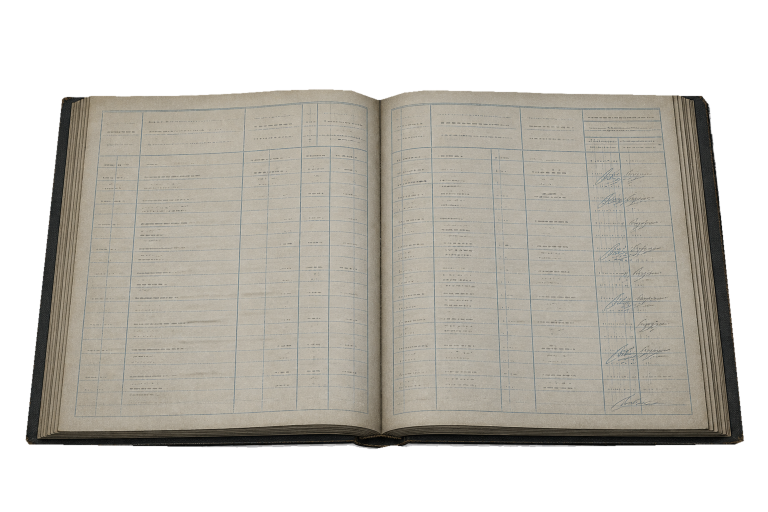
#> input picture image/edit_jobs/u4-court-archive-4115-v1/detail_master_transparent.png, 1535 x 1024 px (shown at 1/2 size)
$ python apply_exact_text.py
#> lines starting #> are read from the running program, lines starting #| are printed output that depends on the picture
from pathlib import Path
import hashlib
import json

from PIL import Image, ImageDraw, ImageFont


JOB = Path(__file__).resolve().parent
MASTER = JOB / "detail_master_transparent.png"
TEXT_LAYER = JOB / "detail_exact_text_layer.png"
OUTPUT = JOB / "detail_master_exact.png"
REPORT = JOB / "detail_exact_text_provenance.json"

REGULAR = ImageFont.truetype(r"C:\Windows\Fonts\cour.ttf", 17)
BOLD = ImageFont.truetype(r"C:\Windows\Fonts\courbd.ttf", 18)
TITLE = ImageFont.truetype(r"C:\Windows\Fonts\courbd.ttf", 22)
INK = (48, 58, 61, 205)

master = Image.open(MASTER).convert("RGBA")
#> master is the input picture: PIL image 1535x1024 RGBA; mean R, G, B, A 98.4, 95, 87.6, 155.9
layer = Image.new("RGBA", master.size, (0, 0, 0, 0))
#> layer: PIL image 1535x1024 RGBA; every value is 0
draw = ImageDraw.Draw(layer)

# Exact puzzle-bearing typography only. The generated raster master already
# owns the physical paper, binding, ruled table, wear, and clerk marks.
draw.text((198, 222), "COURT FILE REVIEW INDEX", font=TITLE, fill=INK)
draw.text((170, 268), "CASE NO.", font=BOLD, fill=INK)
draw.text((325, 268), "CHECKED OUT", font=BOLD, fill=INK)
draw.text((510, 268), "RETURNED", font=BOLD, fill=INK)
draw.text((645, 268), "CLERK", font=BOLD, fill=INK)

draw.text((185, 344), "SACRED HEART PROGRAM DISPUTES - 7", font=BOLD, fill=INK)
draw.text((185, 525), "SOUTH SIDE PROPERTY RULINGS - 3", font=BOLD, fill=INK)
draw.text((185, 690), "OLD COMPENSATION RULINGS - 7", font=BOLD, fill=INK)

draw.text((835, 224), "CONTINUED", font=TITLE, fill=INK)
draw.text((812, 268), "CASE NO.", font=BOLD, fill=INK)
draw.text((967, 268), "CHECKED OUT", font=BOLD, fill=INK)
draw.text((1152, 268), "RETURNED", font=BOLD, fill=INK)
draw.text((1287, 268), "CLERK", font=BOLD, fill=INK)

layer.save(TEXT_LAYER)
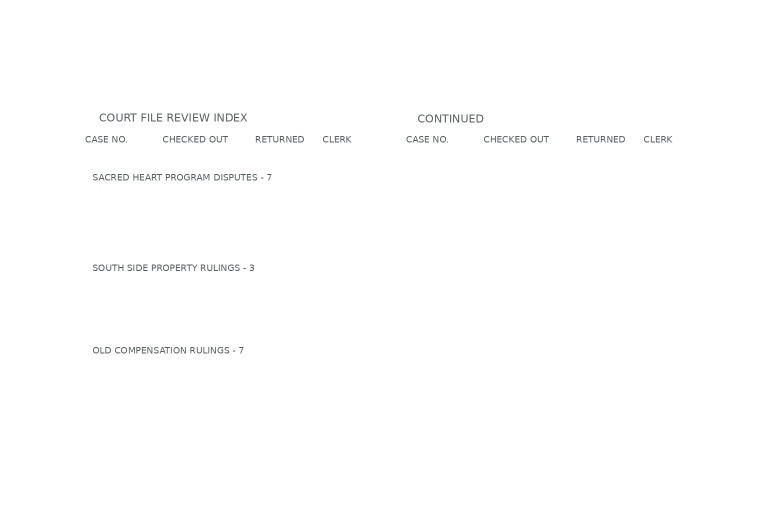
#> saved as detail_exact_text_layer.png: PIL image 1535x1024 RGBA (shown at 1/2 size); mean R, G, B, A 0.4, 0.5, 0.6, 1.3; transparent parts drawn white
Image.alpha_composite(master, layer).save(OUTPUT)
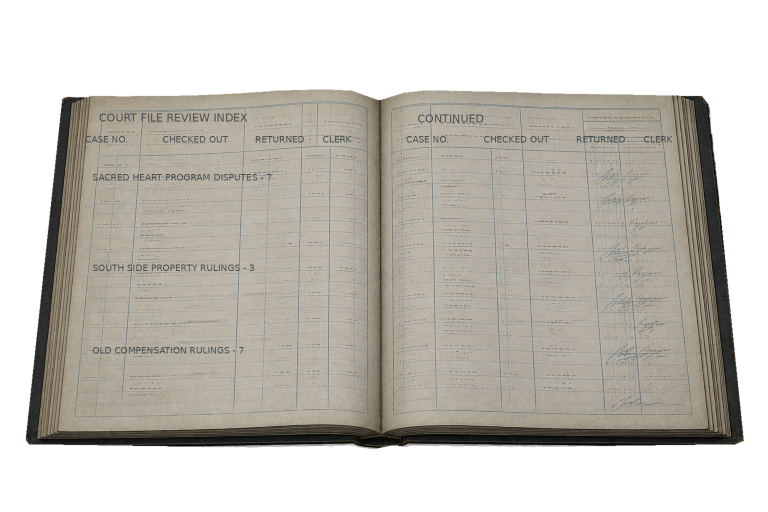
#> saved as detail_master_exact.png: PIL image 1535x1024 RGBA (shown at 1/2 size); mean R, G, B, A 97.7, 94.4, 87.2, 155.9; transparent parts drawn white


def sha256(path: Path) -> str:
    digest = hashlib.sha256()
    with path.open("rb") as handle:
        for chunk in iter(lambda: handle.read(1024 * 1024), b""):
            digest.update(chunk)
    return digest.hexdigest()


REPORT.write_text(
    json.dumps(
        {
            "version": 1,
            "method": "approved-exact-typography-layer-over-illustrated-raster-master",
            "semanticMaster": {"path": str(MASTER), "sha256": sha256(MASTER)},
            "exactTextLayer": {"path": str(TEXT_LAYER), "sha256": sha256(TEXT_LAYER)},
            "output": {"path": str(OUTPUT), "sha256": sha256(OUTPUT)},
            "fontSources": [
                r"C:\Windows\Fonts\cour.ttf",
                r"C:\Windows\Fonts\courbd.ttf",
            ],
            "spoilerExclusions": [
                "No signer identity",
                "No Harrison signature attribution",
                "No total box",
                "No case-detail conclusion",
            ],
        },
        ensure_ascii=False,
        indent=2,
    )
    + "\n",
    encoding="utf-8",
)

$ run again, with image/edit_jobs/u4-court-archive-4115-v1/SC4003_item_4115_big.png copied over image/edit_jobs/u4-court-archive-4115-v1/detail_master_transparent.png
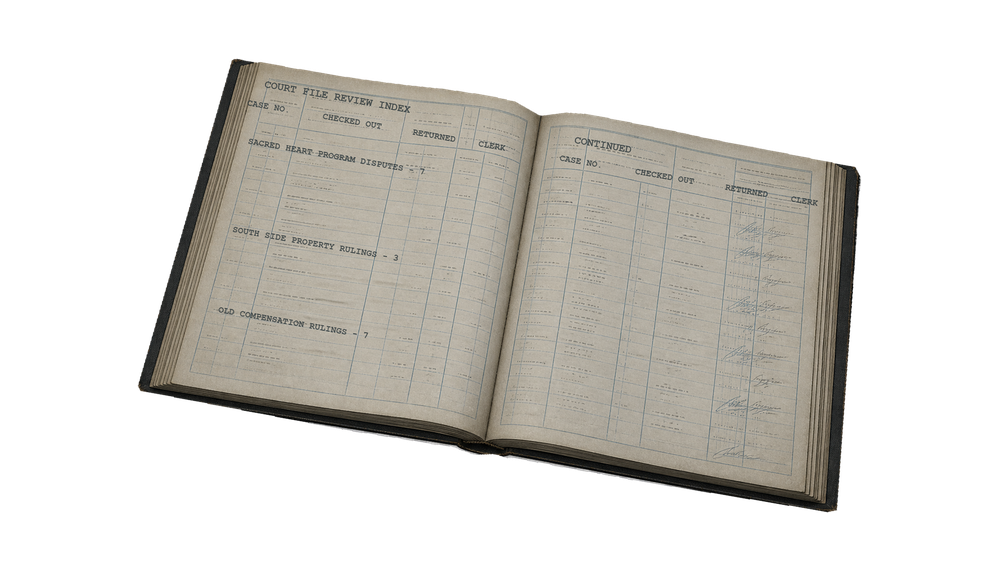
#> input picture image/edit_jobs/u4-court-archive-4115-v1/SC4003_item_4115_big.png, 1000 x 571 px
#> master is the input picture: PIL image 1000x571 RGBA; mean R, G, B, A 65.8, 63.5, 58.6, 104.9
#> layer: PIL image 1000x571 RGBA; every value is 0
#> `layer.save(TEXT_LAYER)`:
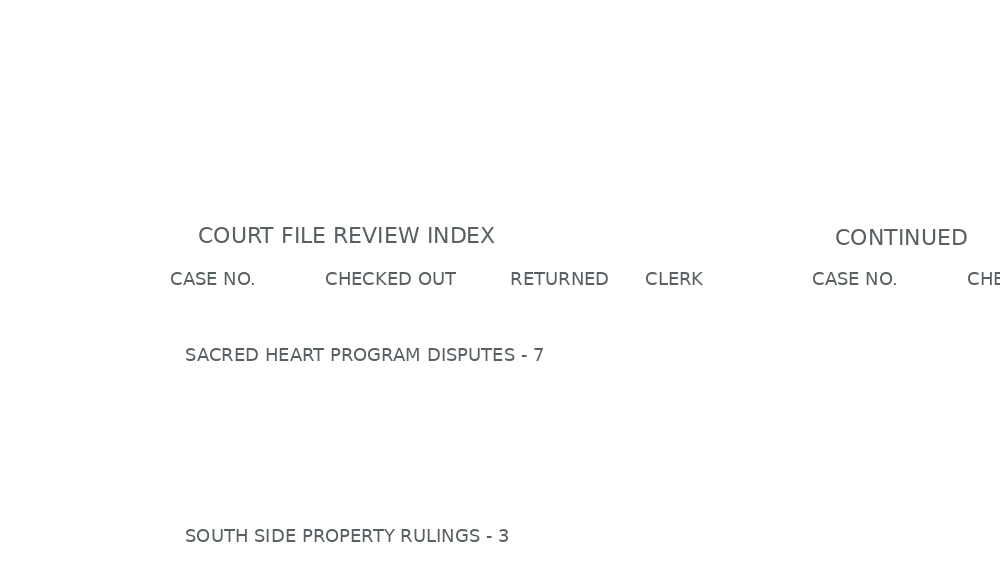
#> saved as detail_exact_text_layer.png: PIL image 1000x571 RGBA; mean R, G, B, A 0.9, 1.1, 1.1, 2.6; transparent parts drawn white
#> `Image.alpha_composite(master, layer).save(OUTPUT)`:
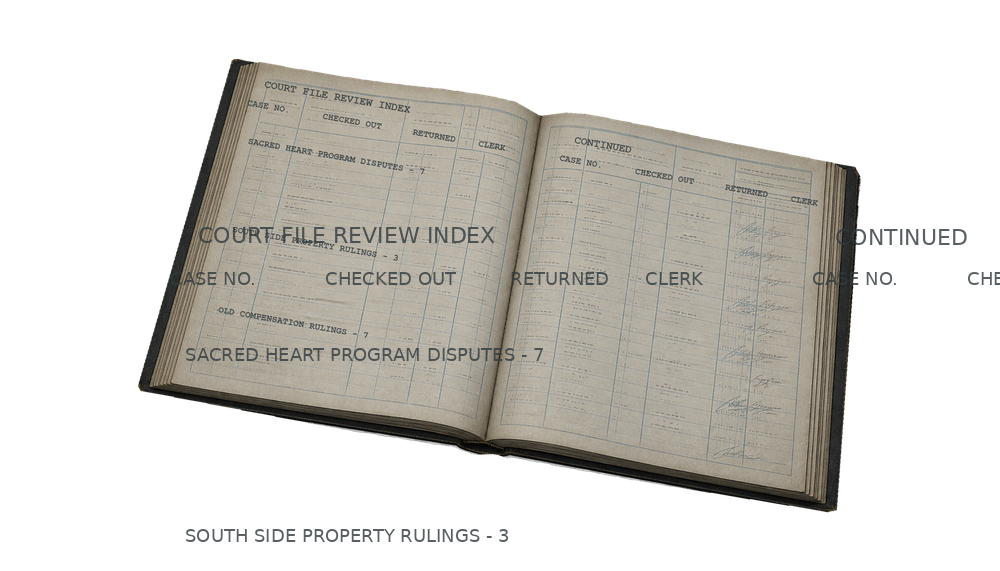
#> saved as detail_master_exact.png: PIL image 1000x571 RGBA; mean R, G, B, A 65.2, 63.1, 58.3, 105.7; transparent parts drawn white

$ run again, with image/edit_jobs/u4-court-archive-4115-v1/detail_master_raw.png copied over image/edit_jobs/u4-court-archive-4115-v1/detail_master_transparent.png
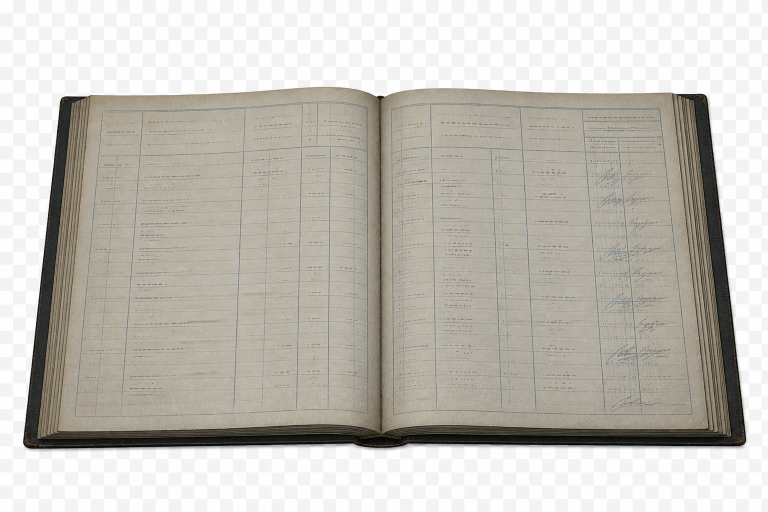
#> input picture image/edit_jobs/u4-court-archive-4115-v1/detail_master_raw.png, 1535 x 1024 px (shown at 1/2 size)
#> layer: PIL image 1535x1024 RGBA; every value is 0
#> `Image.alpha_composite(master, layer).save(OUTPUT)`:
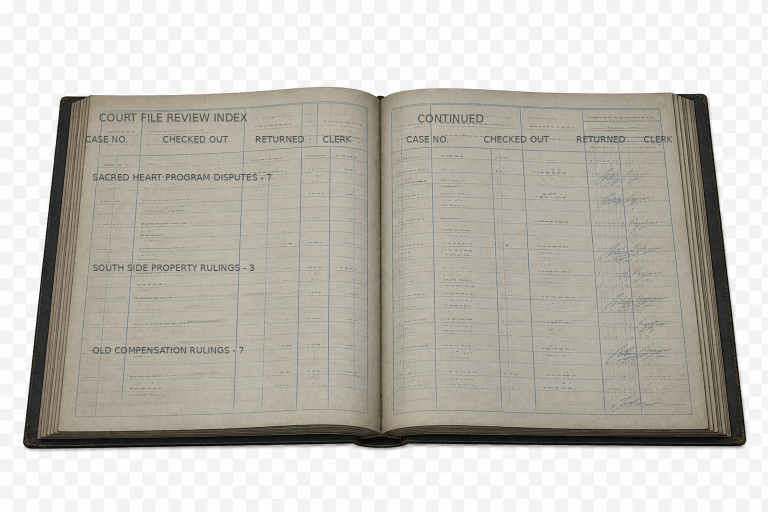
#> saved as detail_master_exact.png: PIL image 1535x1024 RGBA (shown at 1/2 size); mean R, G, B, A 192.5, 189.1, 181.8, 255
